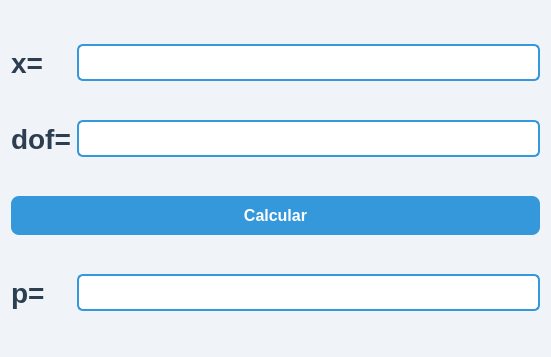
<?xml version="1.0" encoding="UTF-8"?>
<ui version="4.0">
 <class>Dialog</class>
 <widget class="QDialog" name="Dialog">
  <property name="geometry">
   <rect>
    <x>0</x>
    <y>0</y>
    <width>551</width>
    <height>357</height>
   </rect>
  </property>
  <property name="windowTitle">
   <string>Dialog</string>
  </property>
  <property name="styleSheet">
   <string notr="true">QDialog {
    background-color: #f0f4f8; /* Fondo gris-azulado claro */
    border-radius: 10px;
}

QLabel {
    color: #2c3e50; /* Azul oscuro elegante */
    font-family: &quot;Segoe UI&quot;, &quot;Arial Black&quot;;
    font-size: 21pt;
    font-weight: bold;
}
QLabel#label_resultado {
    color: #2c3e50; /* Azul oscuro elegante */
    font-family: &quot;Segoe UI&quot;, &quot;Arial Black&quot;;
    font-size: 64pt;
    font-weight: bold;
}

QLineEdit {
    background-color: #ffffff;
    border: 2px solid #3498db; /* Azul vibrante */
    border-radius: 6px;
    padding: 6px;
    font-size: 12pt;
    color: #2c3e50;
}

QLineEdit:focus {
    border: 2px solid #1abc9c; /* Verde turquesa al enfocar */
    background-color: #ecf9f6;
}

QPushButton {
    background-color: #3498db; /* Azul principal */
    color: #ffffff;
    border: none;
    border-radius: 8px;
    padding: 10px 18px;
    font-size: 12pt;
    font-weight: bold;
}

QPushButton:hover {
    background-color: #2980b9; /* Azul más intenso */
}

QPushButton:pressed {
    background-color: #1f5a85; /* Azul profundo al presionar */
}

</string>
  </property>
  <layout class="QGridLayout" name="gridLayout">
   <item row="1" column="1">
    <widget class="QLineEdit" name="edit_numero1_2"/>
   </item>
   <item row="2" column="0" colspan="2">
    <widget class="QPushButton" name="boton_sumar">
     <property name="text">
      <string>Calcular</string>
     </property>
    </widget>
   </item>
   <item row="1" column="0">
    <widget class="QLabel" name="label_2">
     <property name="text">
      <string>dof=</string>
     </property>
    </widget>
   </item>
   <item row="0" column="0">
    <widget class="QLabel" name="label">
     <property name="text">
      <string>x=</string>
     </property>
    </widget>
   </item>
   <item row="3" column="1">
    <widget class="QLineEdit" name="edit_numero1_3"/>
   </item>
   <item row="0" column="1">
    <widget class="QLineEdit" name="edit_numero1"/>
   </item>
   <item row="3" column="0">
    <widget class="QLabel" name="label_3">
     <property name="text">
      <string>p=</string>
     </property>
    </widget>
   </item>
  </layout>
 </widget>
 <resources/>
 <connections/>
</ui>
